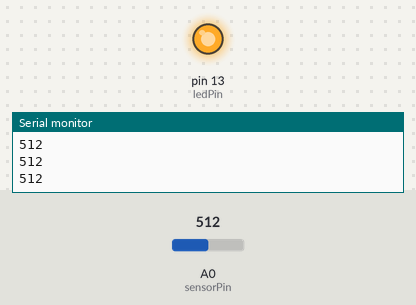
The sketch below on a simulated Arduino Uno, built with avr-gcc and run on an emulated ATmega328P. On the bench: output pins drawn as LEDs (lit = HIGH), the last lines printed to the serial monitor. The test bench sets the inputs (shaded band); at power-on: A0 (sensorPin) = 512.

Above: at 1.2 s.
1.3 s: A0 (sensorPin) set to 151
2.8 s: A0 (sensorPin) set to 134
At 3.6 s:
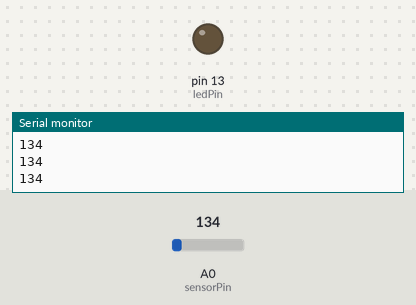
4.3 s: A0 (sensorPin) set to 150
At 5.5 s:
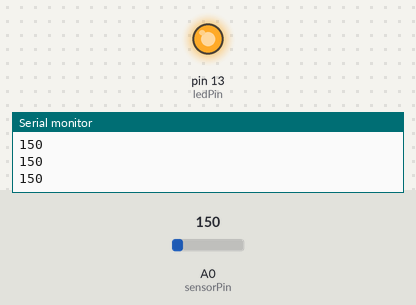
5.8 s: A0 (sensorPin) set to 130
At 6.8 s:
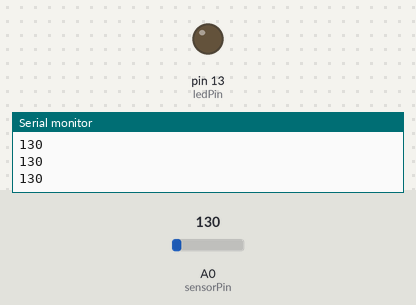
Timing chart, 0 to 8.3 s (numbered marks = the images above; inputs shaded):
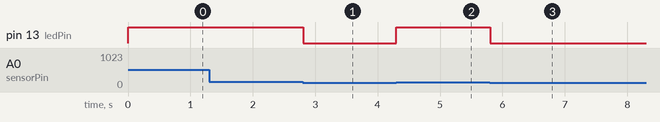

Measured:
- the behaviour switches between 141 and 140 on A0 (sensorPin) (found by bisection; images 0 and 1)
- after the input at 2.8 s, pin 13 (ledPin): HIGH → LOW at once
- after the input at 4.3 s, pin 13 (ledPin): LOW → HIGH at once
- after the input at 5.8 s, pin 13 (ledPin): HIGH → LOW at once

The sketch:

AnalogInput.ino
```cpp
/*
 * アナログ値の読み取りと、しきい値でのLED制御
 * * 元のコードから以下を変更:
 * 1. A0の値をシリアルモニタに表示する
 * 2. A0の値がしきい値(threshold)を超えたらLEDを点灯、
 * 超えなければ消灯する
 */

int sensorPin = A0;    // ポテンショメータ(可変抵抗)などを接続するピン
int ledPin = 13;       // LEDを接続するピン
int sensorValue = 0;   // センサーの値を格納する変数

//  LEDを点灯させる しきい値
// sensorValue がこの値(0〜1023)より大きくなったらLEDが光ります。
const int threshold = 140;

void setup() {
  // LEDピンを出力に設定
  pinMode(ledPin, OUTPUT);

  //  シリアルモニタを開始 (PCで値を見るため)
  Serial.begin(115200);
}

void loop() {
  // 1. センサーの値を読み取る (0〜1023の値が入る)
  sensorValue = analogRead(sensorPin);

  // 2.  読み取った値をシリアルモニタに表示する
  Serial.println(sensorValue);

  // 3.  しきい値と比較してLEDを制御する
  if (sensorValue > threshold) {
    // しきい値より大きければ、LEDを点灯
    digitalWrite(ledPin, HIGH);
  } else {
    // しきい値以下なら、LEDを消灯
    digitalWrite(ledPin, LOW);
  }

  // 値の表示が速すぎないように、少し待つ
  delay(10);
}
```
